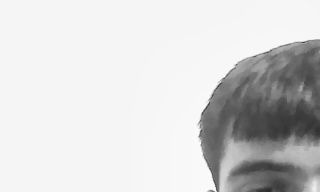
#> input picture data/authorized_people/images/authorized_officer_(primary)_1790642972.jpg, 320 x 192 px
$ python -i condition_analyzer.py   (imports and definitions only)   (older library calls are emulated)
#> lines starting #> are read from the running program, lines starting #| are printed output that depends on the picture
#> further down, picture is the input picture: shape (192, 320, 3); min 43, max 255, mean 212.8
"""
IBVAP Condition-Aware Perception Engine
=======================================
Implements Phase 3 requirements:
1. ConditionAnalyzer:
   Detects and estimates environmental scene conditions:
   - CLEAR
   - LOW_LIGHT
   - NIGHT
   - FOG_HAZE
   - RAIN_SNOW
   - BLUR
   - CAMERA_SHAKE
   - COMPRESSION_NOISE
   - NORMAL

2. EnhancementManager:
   Adaptive, condition-specific transformation manager.
   Does NOT enhance every frame blindly.
   Rules:
   - CLEAR / NORMAL: Minimal processing (fast path)
   - LOW_LIGHT: Adaptive CLAHE / gamma stretch
   - NIGHT: NightVisionEnhancer (adaptive CLAHE + dynamic gamma)
   - FOG_HAZE: Contrast restoration / dehazing only when beneficial
   - CAMERA_SHAKE: Inter-frame translation stabilization
   - BLUR: Mark quality degraded instead of hallucinating information

Every transformation reports:
   - input quality
   - output quality
   - processing latency
   - decision reason
"""

from __future__ import annotations

import time
from dataclasses import dataclass, field
from enum import Enum
from typing import Any, Dict, List, Optional, Tuple

import cv2
import numpy as np
import structlog

# [1 line that did not run here, left out]


class EnvironmentalCondition(str, Enum):
    CLEAR = "CLEAR"
    LOW_LIGHT = "LOW_LIGHT"
    NIGHT = "NIGHT"
    FOG_HAZE = "FOG_HAZE"
    RAIN_SNOW = "RAIN_SNOW"
    BLUR = "BLUR"
    CAMERA_SHAKE = "CAMERA_SHAKE"
    COMPRESSION_NOISE = "COMPRESSION_NOISE"
    NORMAL = "NORMAL"


@dataclass
class ConditionAnalysisResult:
    condition: EnvironmentalCondition
    confidence: float
    brightness: float
    contrast: float
    blur_score: float
    shake_metric: float
    haze_metric: float
    noise_metric: float
    is_degraded: bool
    reason: str
    metadata: Dict[str, Any] = field(default_factory=dict)


@dataclass
class EnhancementResult:
    frame: np.ndarray
    input_quality: float
    output_quality: float
    processing_latency_ms: float
    decision_reason: str
    transformation_applied: str
    condition: EnvironmentalCondition


class ConditionAnalyzer:
    """
    Estimates lighting, clarity, haze, shake, and compression noise
    to guide intelligent adaptive preprocessing.
    """

    def __init__(
        self,
        low_light_thresh: float = 75.0,
        pitch_dark_thresh: float = 38.0,
        blur_thresh: float = 40.0,
        shake_thresh: float = 18.0,
        haze_min_dark_channel: float = 0.40,
        noise_high_freq_thresh: float = 25.0,
    ) -> None:
        self.low_light_thresh = low_light_thresh
        self.pitch_dark_thresh = pitch_dark_thresh
        self.blur_thresh = blur_thresh
        self.shake_thresh = shake_thresh
        self.haze_min_dark_channel = haze_min_dark_channel
        self.noise_high_freq_thresh = noise_high_freq_thresh
        self._prev_gray: Optional[np.ndarray] = None

    def analyze(self, frame: np.ndarray) -> ConditionAnalysisResult:
        """Analyzes frame quality and categorizes environmental condition."""
        if frame is None or frame.size == 0:
            return ConditionAnalysisResult(
                condition=EnvironmentalCondition.BLUR,
                confidence=1.0,
                brightness=0.0,
                contrast=0.0,
                blur_score=0.0,
                shake_metric=0.0,
                haze_metric=0.0,
                noise_metric=0.0,
                is_degraded=True,
                reason="Empty or null frame",
            )

        # Downsample thumbnail for fast O(1) condition assessment (< 1.5 ms)
        h, w = frame.shape[:2]
#> h = 192; w = 320
        thumb_w = min(320, w)
#> thumb_w = 320
        thumb_h = int(h * (thumb_w / float(w)))
#> thumb_h = 192
        thumb = cv2.resize(frame, (thumb_w, thumb_h), interpolation=cv2.INTER_AREA)

        if len(thumb.shape) == 3 and thumb.shape[2] == 3:
            gray = cv2.cvtColor(thumb, cv2.COLOR_BGR2GRAY)
        else:
            gray = thumb

        # 1. Luminance & Contrast
        brightness = float(np.mean(gray))
#> brightness = 212.8
        contrast = float(np.std(gray))
#> contrast = 59.45

        # 2. Blur via Laplacian variance
        laplacian = cv2.Laplacian(gray, cv2.CV_64F)
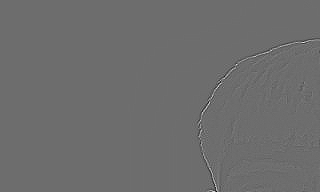
#> laplacian: shape (192, 320) float64; min -248, max 329, mean 0; drawn with min black and max white
        blur_score = float(laplacian.var())
#> blur_score = 128.2

        # 3. Inter-frame Camera Shake via optical flow / phase correlation
        shake_metric = 0.0
        if self._prev_gray is not None and self._prev_gray.shape == gray.shape:
            diff = cv2.absdiff(gray, self._prev_gray)
            shake_metric = float(np.mean(diff))
        self._prev_gray = gray.copy()

        # 4. Haze estimation via Dark Channel Prior heuristic
        # In hazy images, minimum across color channels is relatively bright due to atmospheric light
        if len(thumb.shape) == 3 and thumb.shape[2] == 3:
            min_channel = np.min(thumb, axis=2)
            haze_metric = float(np.mean(min_channel) / 255.0)
#> haze_metric = 0.834
        else:
            haze_metric = 0.0

        # 5. High-frequency noise estimation
        noise_metric = float(np.std(laplacian))
#> noise_metric = 11.32

        # Rule evaluation & prioritization:
        # 1. Pitch-dark Night (highest priority lighting anomaly)
        if brightness < self.pitch_dark_thresh:
            return ConditionAnalysisResult(
                condition=EnvironmentalCondition.NIGHT,
                confidence=round(min(1.0, 1.0 - (brightness / max(1.0, self.pitch_dark_thresh))), 2),
                brightness=round(brightness, 1),
                contrast=round(contrast, 1),
                blur_score=round(blur_score, 1),
                shake_metric=round(shake_metric, 1),
                haze_metric=round(haze_metric, 2),
                noise_metric=round(noise_metric, 1),
                is_degraded=False,
                reason=f"Pitch-dark scene detected (Mean luminance {brightness:.1f} < {self.pitch_dark_thresh:.1f})",
            )

        # 2. Low Light (needs adaptive brightening/CLAHE)
        if brightness < self.low_light_thresh:
            return ConditionAnalysisResult(
                condition=EnvironmentalCondition.LOW_LIGHT,
                confidence=round(min(1.0, (self.low_light_thresh - brightness) / self.low_light_thresh + 0.3), 2),
                brightness=round(brightness, 1),
                contrast=round(contrast, 1),
                blur_score=round(blur_score, 1),
                shake_metric=round(shake_metric, 1),
                haze_metric=round(haze_metric, 2),
                noise_metric=round(noise_metric, 1),
                is_degraded=False,
                reason=f"Low-light scene detected (Mean luminance {brightness:.1f} < {self.low_light_thresh:.1f})",
            )

        # 3. Camera Shake / Excessive Vibration
        if shake_metric > self.shake_thresh:
            return ConditionAnalysisResult(
                condition=EnvironmentalCondition.CAMERA_SHAKE,
                confidence=round(min(1.0, shake_metric / (self.shake_thresh * 1.5)), 2),
                brightness=round(brightness, 1),
                contrast=round(contrast, 1),
                blur_score=round(blur_score, 1),
                shake_metric=round(shake_metric, 1),
                haze_metric=round(haze_metric, 2),
                noise_metric=round(noise_metric, 1),
                is_degraded=True,
                reason=f"Excessive camera jitter/vibration (Inter-frame flux {shake_metric:.1f} > {self.shake_thresh:.1f})",
            )

        # 4. Fog / Atmospheric Haze (uniform ambient veil with high dark channel)
        if haze_metric > self.haze_min_dark_channel and contrast < 25.0:
            return ConditionAnalysisResult(
                condition=EnvironmentalCondition.FOG_HAZE,
                confidence=round(min(1.0, haze_metric + (25.0 - contrast) / 50.0), 2),
                brightness=round(brightness, 1),
                contrast=round(contrast, 1),
                blur_score=round(blur_score, 1),
                shake_metric=round(shake_metric, 1),
                haze_metric=round(haze_metric, 2),
                noise_metric=round(noise_metric, 1),
                is_degraded=False,
                reason=f"Atmospheric fog or haze detected (Dark channel {haze_metric:.2f}, Low contrast {contrast:.1f})",
            )

        # 5. Severe Optical/Motion Blur (illuminated scene with zero edge sharpness)
        if blur_score < self.blur_thresh:
            return ConditionAnalysisResult(
                condition=EnvironmentalCondition.BLUR,
                confidence=round(min(1.0, (self.blur_thresh - blur_score) / self.blur_thresh + 0.5), 2),
                brightness=round(brightness, 1),
                contrast=round(contrast, 1),
                blur_score=round(blur_score, 1),
                shake_metric=round(shake_metric, 1),
                haze_metric=round(haze_metric, 2),
                noise_metric=round(noise_metric, 1),
                is_degraded=True,
                reason=f"Severe optical or motion blur detected (Laplacian var {blur_score:.1f} < {self.blur_thresh:.1f})",
            )

        # 6. Clear / Normal Ambient Daylight
        if contrast > 35.0 and blur_score > 60.0:
            cond = EnvironmentalCondition.CLEAR
            reason = "High contrast, crisp sharpness daylight conditions"
        else:
            cond = EnvironmentalCondition.NORMAL
            reason = "Standard ambient daylight parameters"

        return ConditionAnalysisResult(
            condition=cond,
            confidence=0.90,
            brightness=round(brightness, 1),
            contrast=round(contrast, 1),
            blur_score=round(blur_score, 1),
            shake_metric=round(shake_metric, 1),
            haze_metric=round(haze_metric, 2),
            noise_metric=round(noise_metric, 1),
            is_degraded=False,
            reason=reason,
        )


class EnhancementManager:
    """
    Applies adaptive, condition-specific image transformations.
    Enforces rule: Do NOT enhance every frame.
    """

    # [126 lines left out: functions __init__, enhance, not called in this run]

>>> import cv2
>>> picture = cv2.imread('../../data/authorized_people/images/authorized_officer_(primary)_1790642972.jpg')
>>> result = ConditionAnalyzer().analyze(picture)

$ run again, on data/authorized_people/images/authorized_officer_(primary)_1790654774.jpg
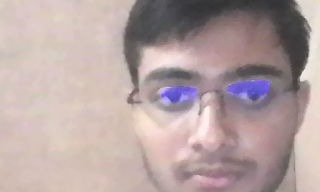
#> input picture data/authorized_people/images/authorized_officer_(primary)_1790654774.jpg, 320 x 192 px
#> picture is the input picture: shape (192, 320, 3); mean B, G, R 161.7, 162.6, 180.6
#> in analyze, `gray = cv2.cvtColor(thumb, cv2.COLOR_BGR2GRAY)`:
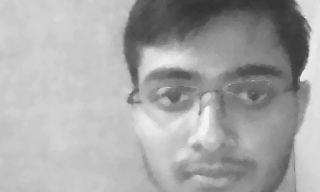
#> gray: shape (192, 320); min 49, max 246, mean 167.8
#> brightness = 167.8
#> contrast = 46.14
#> in analyze, `laplacian = cv2.Laplacian(gray, cv2.CV_64F)`:
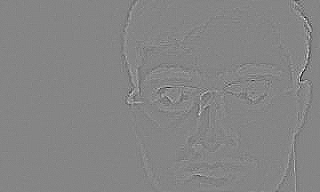
#> laplacian: shape (192, 320) float64; min -133, max 121, mean 0; drawn with min black and max white
#> blur_score = 39.42
#> haze_metric = 0.621
#> noise_metric = 6.28

$ run again, on data/authorized_people/images/authorized_officer_(primary)_1790677698.jpg
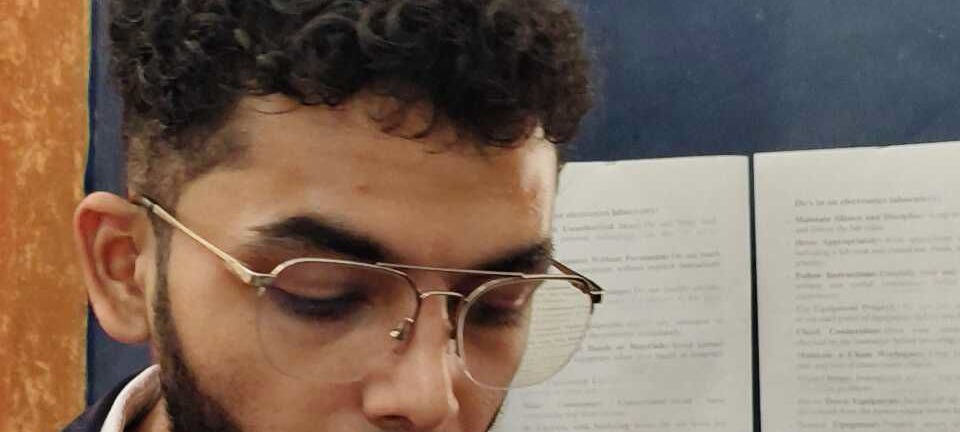
#> input picture data/authorized_people/images/authorized_officer_(primary)_1790677698.jpg, 960 x 432 px
#> picture is the input picture: shape (432, 960, 3); mean B, G, R 95.8, 109.7, 128.5
#> brightness = 113.7
#> contrast = 57.77
#> in analyze, `laplacian = cv2.Laplacian(gray, cv2.CV_64F)`:
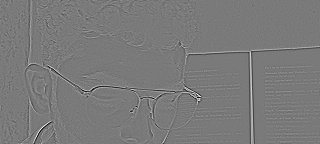
#> laplacian: shape (144, 320) float64; min -275, max 298, mean 0; drawn with min black and max white
#> blur_score = 550.8
#> in analyze, `min_channel = np.min(thumb, axis=2)`:
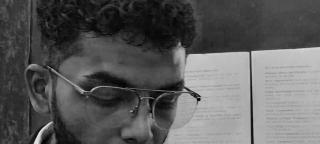
#> min_channel: shape (144, 320); min 1, max 227, mean 91.4
#> haze_metric = 0.358
#> noise_metric = 23.47
